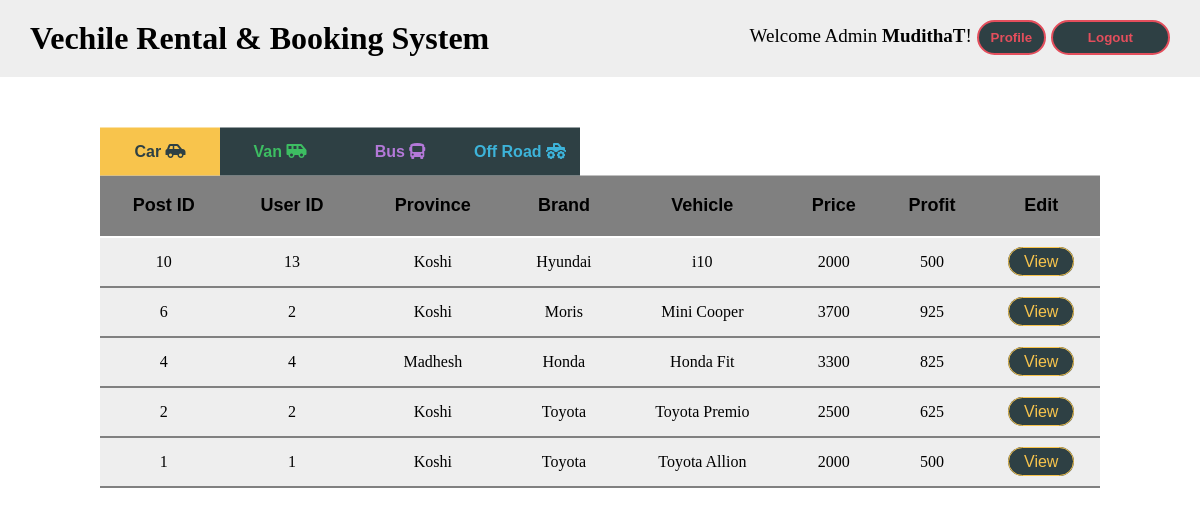
The app's page /vehiclelist-rented.php (signed in) with its own data.
### tables this page shows
CREATE TABLE `rented_vehicles` (
  `post_id` int(11) NOT NULL,
  `user_id` int(11) NOT NULL,
  `full_name` varchar(100) NOT NULL,
  `province` varchar(50) NOT NULL,
  `district` varchar(50) NOT NULL,
  `vehical_name` varchar(200) NOT NULL,
  `brand_name` varchar(100) NOT NULL,
  `kind_of_vehicle` varchar(100) NOT NULL,
  `type_of_vehicle` varchar(50) NOT NULL,
  `mnf_year` int(4) NOT NULL,
  `vehicle_condition` varchar(100) NOT NULL,
  `description` varchar(500) NOT NULL,
  `phone_code` int(4) NOT NULL,
  `contact_no` int(15) NOT NULL,
  `nic` varchar(20) NOT NULL,
  `email` varchar(50) NOT NULL,
  `front_side_img` varchar(200) NOT NULL,
  `rear_side_img` varchar(200) NOT NULL,
  `side_view_img` varchar(200) NOT NULL,
  `f_compartment_img` varchar(200) NOT NULL,
  `r_compartment_img` varchar(200) NOT NULL,
  `d_compartment_img` varchar(200) NOT NULL,
  `e_compartment_img` varchar(200) NOT NULL,
  `extra_wheel_img` varchar(200) NOT NULL,
  `tab` varchar(200) NOT NULL,
  `price` varchar(10) NOT NULL,
  `profit` varchar(10) NOT NULL,
  `is_deleted` tinyint(1) NOT NULL
);

### vehiclelist-rented.php (the view, shortened to what this page needs)
<?php require_once('inc/Connection.php'); ?>
<?php
	$cars_list = '';
	$query = "SELECT * FROM rented_vehicles WHERE is_deleted = 0 AND tab = 'rented_cars' ORDER BY post_id DESC";
		$cars = mysqli_query($Connection, $query);
	if($cars){
		if(mysqli_num_rows($cars) > 0){
			while ($car = mysqli_fetch_assoc($cars)) {
				$cars_list.="<tr>";
				$cars_list.="<td>{$car['post_id']}</td>";
				$cars_list.="<td>{$car['user_id']}</td>";
				$cars_list.="<td>{$car['province']}</td>";
				$cars_list.="<td>{$car['brand_name']}</td>";
				$cars_list.="<td>{$car['vehical_name']}</td>";
				$cars_list.="<td>{$car['kind_of_vehicle']}</td>";
				$cars_list.="<td>{$car['price']}</td>";
				$cars_list.="<td>{$car['profit']}</td>";
				$cars_list.="<td><a href=\"view-vehicle.php?id={$car['post_id']}\" class=\"cars\">View</a></td>";
				$cars_list.="</tr>";
			}
		}else{
		}
	}else{
		echo "Car database query failed";
		die();
	}
?>
<!DOCTYPE html>
<html>
<head>
	<link rel="stylesheet" type="text/css" href="css/adminhome.css">
	<link rel="stylesheet" href="https://cdnjs.cloudflare.com/ajax/libs/font-awesome/5.12.0-2/css/all.min.css" />
</head>
<body>
	<div class="Container">
		<?php require_once('inc/adminhdr.php'); ?>
		<div class="Category">
			<div class="Categorybut">
				<div style="display: inline-block;" class="cCar"><button class="car" onclick="carButtonStyle()">Car <i class="fas fa-car-side"></i></button></div>
				<div style="display: inline-block;" class="vVan"><button class="van" onclick="vanButtonStyle()">Van <i class="fas fa-shuttle-van"></i></button></div>
				<div style="display: inline-block;" class="oOffroad"><button class="offroad" onclick="offroadButtonStyle()">Off Road <i class="fas fa-truck-monster"></i></button></div>
				<div style="display: inline-block;" class="bBus"><button class="bus" onclick="busButtonStyle()">Bus <i class="fas fa-bus"></i></button></div>
			</div>
		</div>
		<div class="Vehicletable">
				<div class="Cartable">
					<table class="Car-list">
						<tr>
							<th>Post ID</th>
							<th>User ID</th>
							<th>Province</th>
							<th>Brand</th>
							<th>Vehicle</th>
							<th>Price</th>
							<th>Profit</th>
							<th>Edit</th>
						</tr>
						<?php echo $cars_list; ?>
					</table>
				</div>
	</div>
</body>
</html>

### adminhome.css (style rules this page uses)
* { margin: 0; padding: 0; }
a { text-decoration: none; }
.Category { position: sticky; top: 77.5px; background-color: #fff; }
.Category .Categorybut { width: 1000px; margin: 0 auto; padding-top: 50px; }
.Category .Categorybut button { background-color: #2e4044; padding: 15px 0px; width: 120px; font-weight: bold; font-size: 16px; border: none; }
.Category .Categorybut button.car { background-color: #f8c44c; color: #2e4044 }
.Category .Categorybut button.van { color: #3dbe62; }
.Category .Categorybut button.offroad { color: #3db3d9; }
.Category .Categorybut button.bus { color: #b479d9; }
.Category .Categorybut .cCar, .vVan, .bBus { float: left; }
.Vehicletable { width: 1000px; margin: 0 auto; }
.Vehicletable table { border-collapse: collapse; align-items: center; width: 100%; background-color: #fff; }
.Vehicletable table th { border-bottom: 2px solid #fff; padding: 20px 5px; background-color: #808080; text-align: center; font-size: 18px; font-family: sans-serif; }
.Vehicletable table td { padding: 15px 0; background-color: #eee; border-bottom: 2px solid #808080; text-align: center; }
.Vehicletable table td a { font-family: sans-serif; padding: 5px 15px; background-color: #2e4044; border-radius: 20px; }
.Vehicletable table td a.cars { color: #f8c44c; border: 1px solid #f8c44c; }

### adminhdr.php (style rules this page uses)
* { margin: 0; padding: 0; }
a { text-decoration: none; transition-duration: .30s; }
button { transition-duration: .40s; }

### records on screen
rented_vehicles: post_id "10", user "13", province "Koshi", brand_name "Hyundai", vehical_name "i10", price "2000", profit "500"
rented_vehicles: post_id "6", user "2", province "Koshi", brand_name "Moris", vehical_name "Mini Cooper", price "3700", profit "925"
rented_vehicles: post_id "4", user "4", province "Madhesh", brand_name "Honda", vehical_name "Honda Fit", price "3300", profit "825"
rented_vehicles: post_id "2", user "2", province "Koshi", brand_name "Toyota", vehical_name "Toyota Premio", price "2500", profit "625"
rented_vehicles: post_id "1", user "1", province "Koshi", brand_name "Toyota", vehical_name "Toyota Allion", price "2000", profit "500"

### other values on screen
$_SESSION['username'] "MudithaT"
